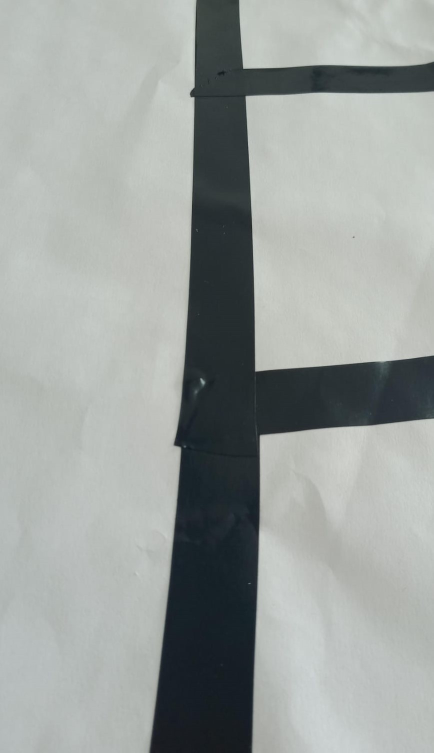
#> input picture img/duzsagikiyol.jpeg, 867 x 1505 px (shown at 1/2 size)
$ python trackingAndFirstNumber.py
#> lines starting #> are read from the running program, lines starting #| are printed output that depends on the picture; after the words box and inside, x2 and y2 are one past the last pixel; in counts of white or black regions, pixels touching at a corner belong together
import cv2
import numpy as np

# Görüntüyü yükle
img_path = "img/duzsagikiyol.jpeg"
img = cv2.imread(img_path)
#> img is the input picture: shape (1505, 867, 3); mean B, G, R 157.9, 160.5, 155.3

# Adım 1: Görüntüyü gri tonlamalıya çevir
gray = cv2.cvtColor(img, cv2.COLOR_BGR2GRAY)

# Adım 2: Gaussian Blur uygula
gaus = cv2.GaussianBlur(gray, (5, 5), 0, borderType=cv2.BORDER_DEFAULT)

# Adım 3: OTSU yöntemi ile eşikleme uygula
ret, otsu = cv2.threshold(gaus, 0, 255, cv2.THRESH_BINARY_INV + cv2.THRESH_OTSU)
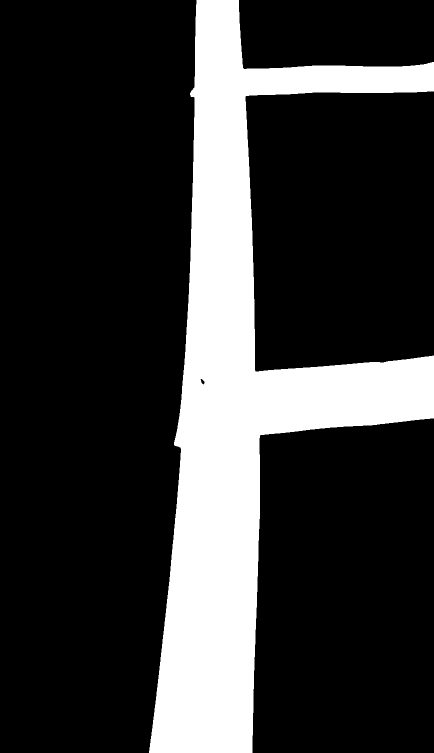
#> otsu: shape (1505, 867) (shown at 1/2 size); 21.7% white; 1 white region, box (x1, y1, x2, y2) and area: (298, 0, 867, 1505) 283542
#> ret = 117

# Adım 4: Canny kenar algılama uygula
edge = cv2.Canny(otsu, 100, 230)
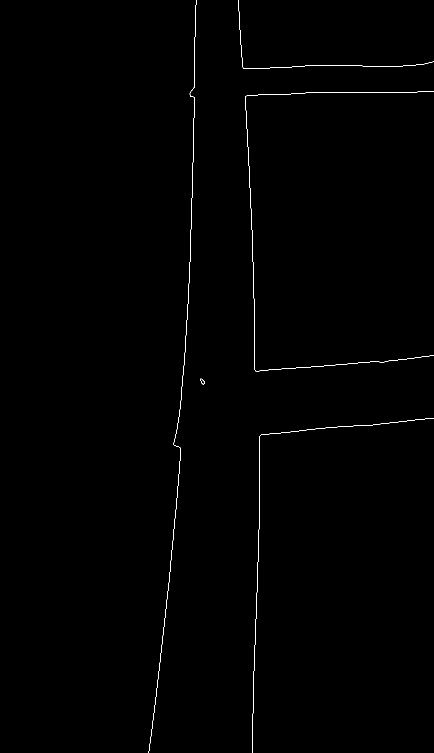
#> edge: shape (1505, 867) (shown at 1/2 size); 0.33% white in thin lines or dots, all inside (x1, y1, x2, y2) = (297, 0, 867, 1505)

# Adım 5: Kontur bulma
contours, _ = cv2.findContours(otsu, cv2.RETR_EXTERNAL, cv2.CHAIN_APPROX_SIMPLE)
#> contours = 1 contour; box (x1, y1, x2, y2) and area: (298, 0, 867, 1505) 281206

# Kontur analizi ve numaralandırma
direction_threshold = 45  # Derece cinsinden yön değiştirme eşiği


def find_angle(p1, p2, p3):
    a = np.array(p1)
    b = np.array(p2)
    c = np.array(p3)
    ba = a - b
    bc = c - b
    cosine_angle = np.dot(ba, bc) / (np.linalg.norm(ba) * np.linalg.norm(bc))
    angle = np.arccos(cosine_angle)
    return np.degrees(angle)


# Adım 6: Konturları analiz et ve numaralandır
path_id = 1
for contour in contours:
    approx = cv2.approxPolyDP(contour, 0.02 * cv2.arcLength(contour, True), True)

    if len(approx) > 2:  # En az 3 nokta içermeli
        for i in range(len(approx)):
            p1 = approx[i % len(approx)][0]
            p2 = approx[(i + 1) % len(approx)][0]
            p3 = approx[(i + 2) % len(approx)][0]

            angle = find_angle(p1, p2, p3)

            if angle < direction_threshold or angle > 180 - direction_threshold:
                cv2.putText(img, f"Yol {path_id}", (p2[0], p2[1]), cv2.FONT_HERSHEY_SIMPLEX, 1, (0, 0, 255), 2)
                path_id += 1
                break
#> this loop made 1 pass
#> img: shape (1505, 867, 3); under 0.01% of pixels changed, all inside (x1, y1, x2, y2) = (866, 103, 867, 105)
#> after the loop, path_id = 2

# Adım 7: Konturları çiz ve numaralandır
for i, contour in enumerate(contours):
    cv2.drawContours(img, [contour], -1, (0, 255, 0), 2)
    M = cv2.moments(contour)
    if M["m00"] != 0:
        cx = int(M["m10"] / M["m00"])
        cy = int(M["m01"] / M["m00"])
        cv2.putText(img, f"Yol {i + 1}", (cx, cy), cv2.FONT_HERSHEY_SIMPLEX, 0.7, (0, 255, 0), 2)
#> this loop made 1 pass
#> (cx, cy) on pass 1: (488, 795)
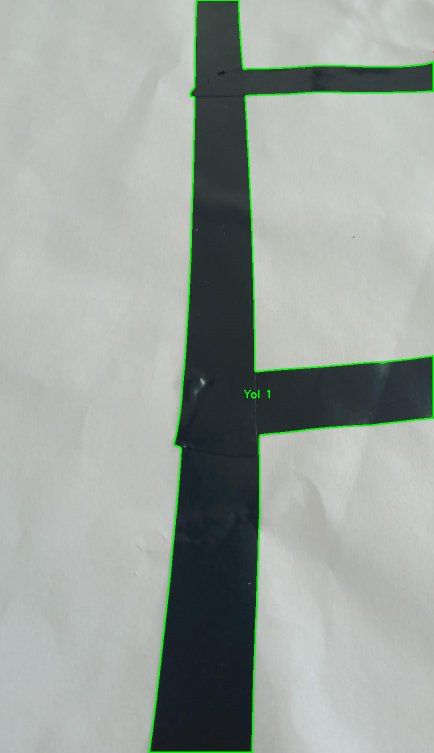
#> img: shape (1505, 867, 3) (shown at 1/2 size); mean B, G, R 156.8, 162.3, 154.3

# Adım 8: Perspektif dönüşümü uygula
k1 = np.float32([[5, 250], [605, 250], [5, 400], [605, 400]])
k2 = np.float32([[0, 0], [640, 0], [0, 480], [640, 480]])
M_perspective = cv2.getPerspectiveTransform(k1, k2)
#> M_perspective = [[1.07, 6.45e-19, -5.33], [0, 3.2, -800], [1.97e-19, 0, 1]]
perspektif = cv2.warpPerspective(img, M_perspective, (640, 480))
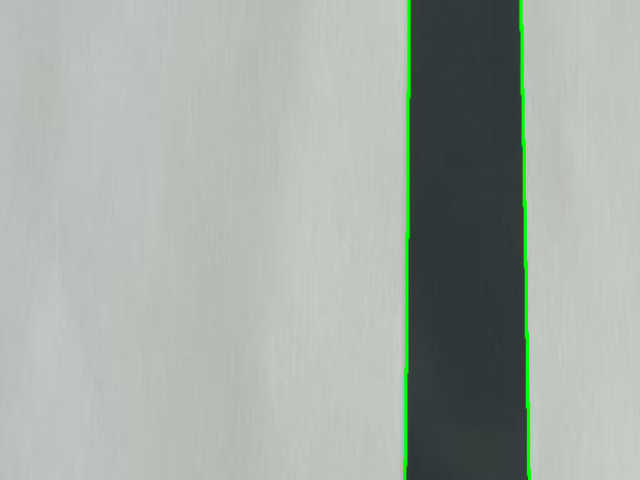
#> perspektif: shape (480, 640, 3); mean B, G, R 163.3, 170, 161.9

# Sonuçları göster
cv2.imshow("Orijinal Görüntü", img)
# cv2.imshow("Gaussian Blur", gaus)
cv2.imshow("OTSU Eşikleme", otsu)
cv2.imshow("Canny Kenar Algılama", edge)
# cv2.imshow("Perspektif Dönüşüm", perspektif)
cv2.waitKey(0)
cv2.destroyAllWindows()

$ run again, with img/duzasagiikiyol.jpeg copied over img/duzsagikiyol.jpeg
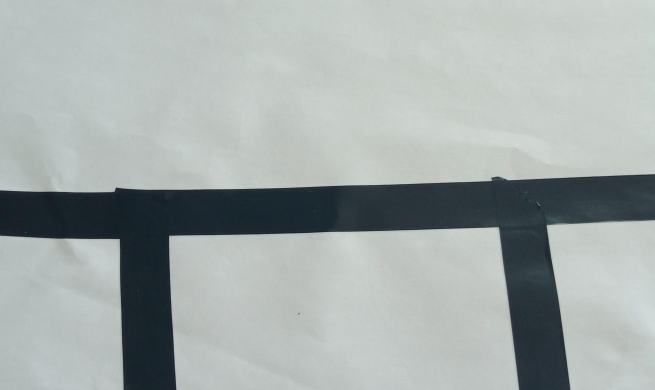
#> input picture img/duzasagiikiyol.jpeg, 1310 x 779 px (shown at 1/2 size)
#> img is the input picture: shape (779, 1310, 3); mean B, G, R 169.9, 171.3, 163.9
#> `ret, otsu = cv2.threshold(gaus, 0, 255, cv2.THRESH_BINARY_INV + cv2.TH..`:
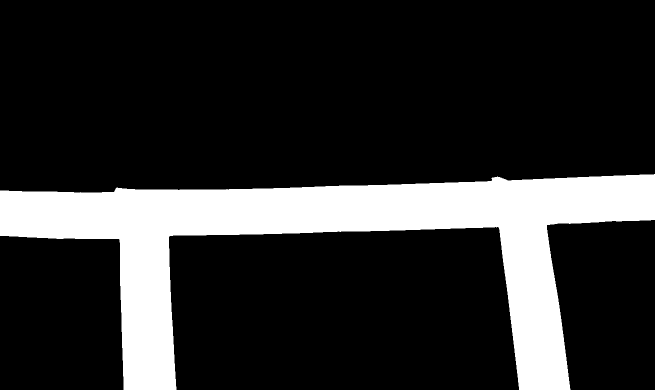
#> otsu: shape (779, 1310) (shown at 1/2 size); 18.1% white; 1 white region, box (x1, y1, x2, y2) and area: (0, 348, 1310, 779) 184967
#> ret = 120
#> edge: shape (779, 1310); 0.36% white in thin lines or dots, all inside (x1, y1, x2, y2) = (0, 347, 1310, 779)
#> contours = 1 contour; box (x1, y1, x2, y2) and area: (0, 348, 1310, 779) 182928
#> the loop `for contour in contours:` made 1 pass
#> after the loop `for contour in contours:`: path_id = 2
#> the loop `for i, contour in enumerate(contours):` made 1 pass
#> (cx, cy) on pass 1: (666, 486)
#> M_perspective = [[1.07, 6.45e-19, -5.33], [0, 3.2, -800], [1.97e-19, 0, 1]]
#> `perspektif = cv2.warpPerspective(img, M_perspective, (640, 480))`:
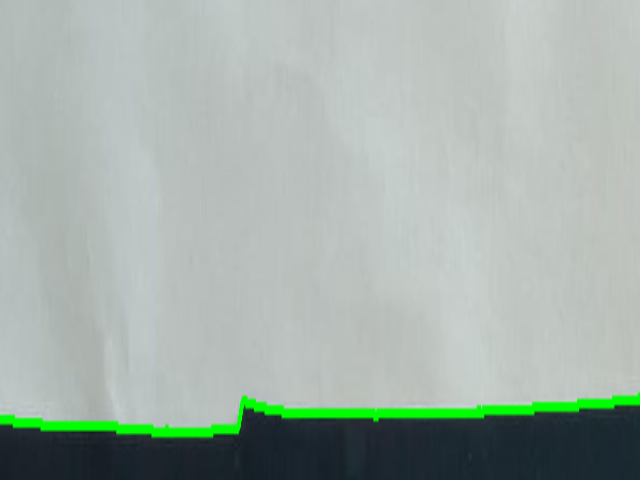
#> perspektif: shape (480, 640, 3); mean B, G, R 169.4, 176.2, 163.8

$ run again, with img/koseli.jpeg copied over img/duzsagikiyol.jpeg
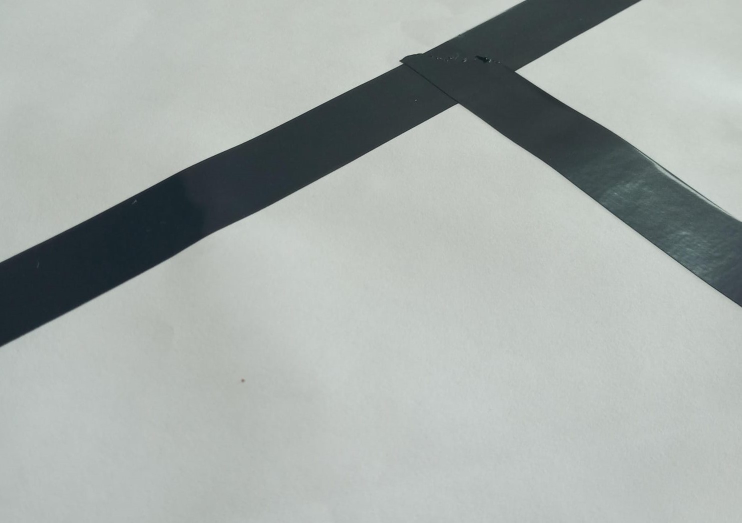
#> input picture img/koseli.jpeg, 1483 x 1045 px (shown at 1/2 size)
#> img is the input picture: shape (1045, 1483, 3); mean B, G, R 170.1, 173.3, 166.7
#> `ret, otsu = cv2.threshold(gaus, 0, 255, cv2.THRESH_BINARY_INV + cv2.TH..`:
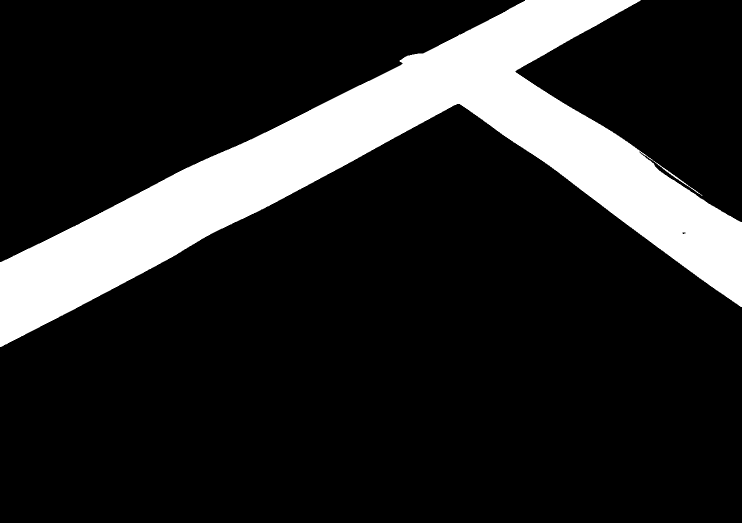
#> otsu: shape (1045, 1483) (shown at 1/2 size); 16.4% white; 1 white region, box (x1, y1, x2, y2) and area: (0, 0, 1483, 694) 253940
#> ret = 125
#> edge: shape (1045, 1483); 0.26% white in thin lines or dots, all inside (x1, y1, x2, y2) = (0, 0, 1483, 694)
#> contours = 1 contour; box (x1, y1, x2, y2) and area: (0, 0, 1483, 694) 251917
#> the loop `for contour in contours:` made 1 pass
#> after the loop `for contour in contours:`: path_id = 2
#> the loop `for i, contour in enumerate(contours):` made 1 pass
#> (cx, cy) on pass 1: (767, 335)
#> M_perspective = [[1.07, 6.45e-19, -5.33], [0, 3.2, -800], [1.97e-19, 0, 1]]
#> `perspektif = cv2.warpPerspective(img, M_perspective, (640, 480))`:
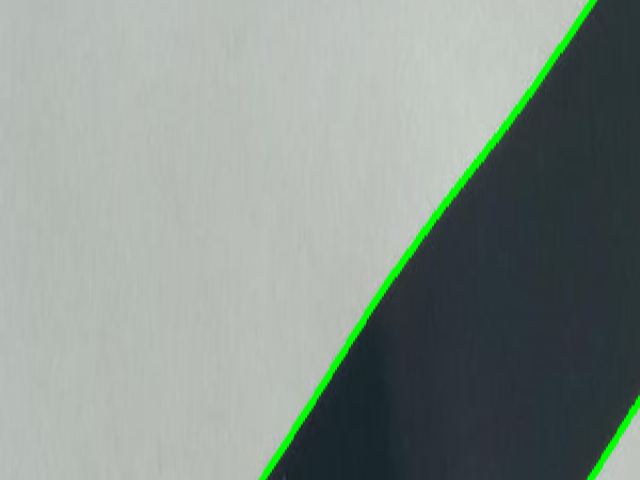
#> perspektif: shape (480, 640, 3); mean B, G, R 139.7, 145.9, 135.1
